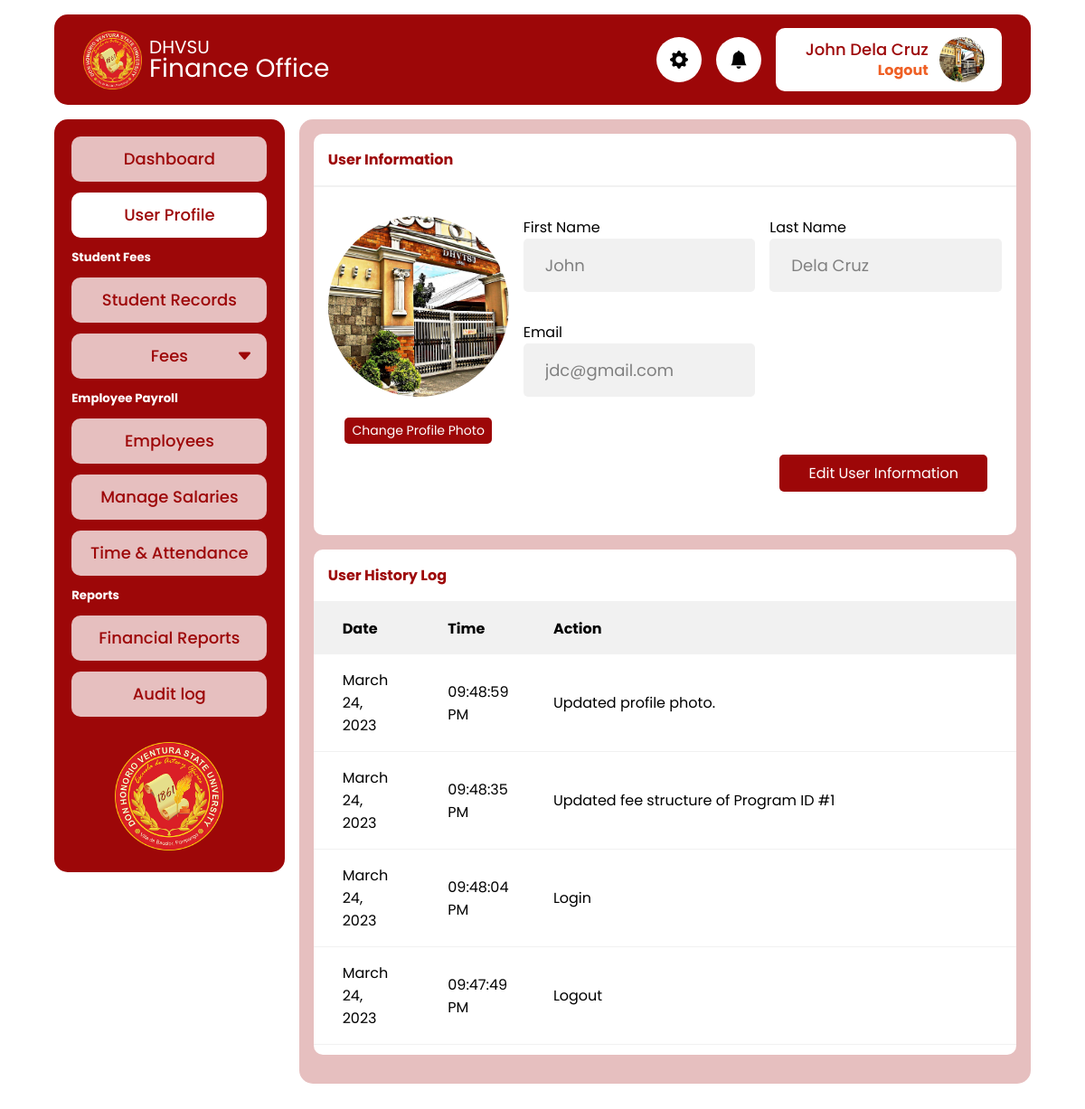
Before: /admin/profile.php (signed in) with the older database file.
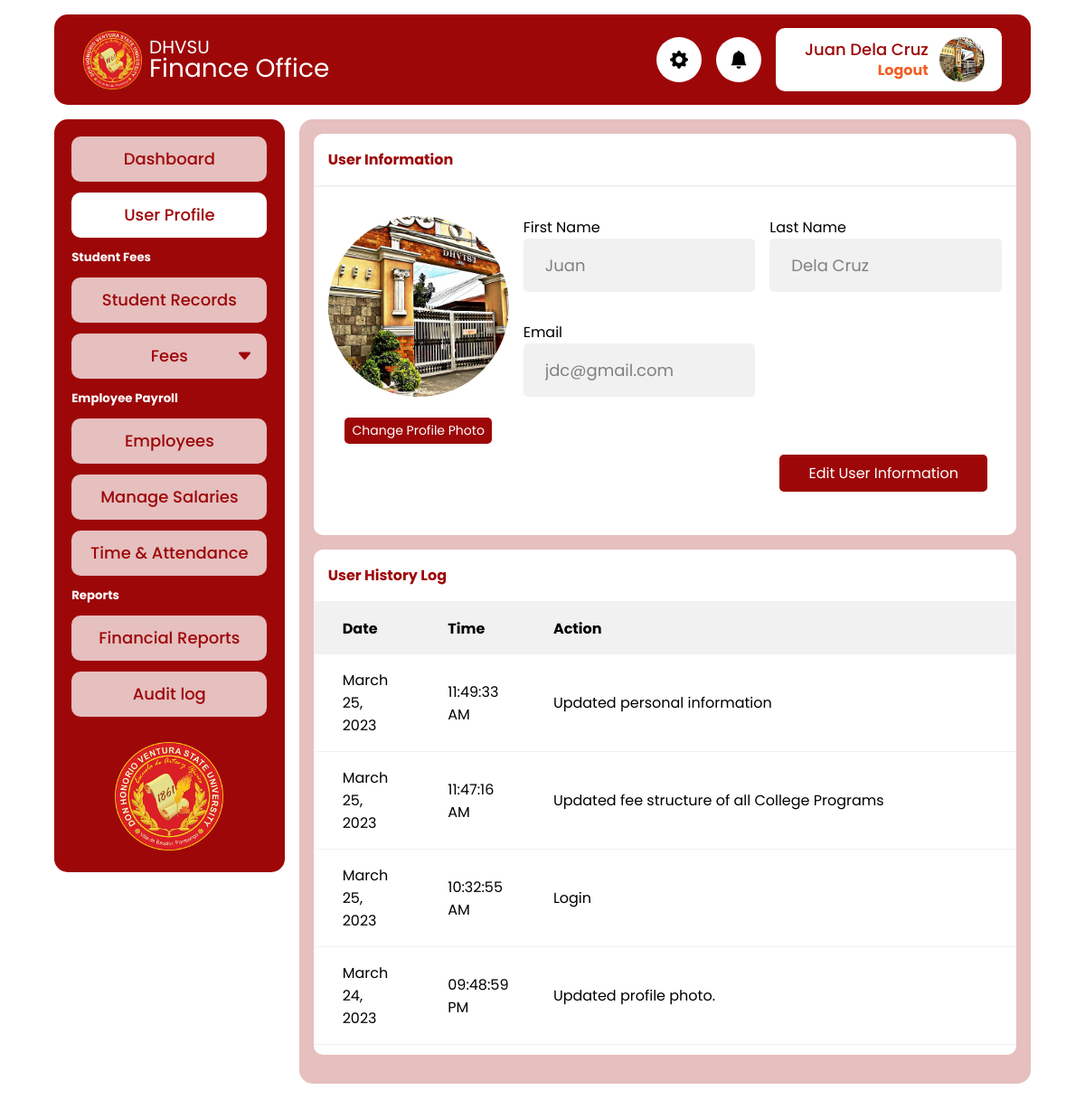
After: the same page with the newer database file.
### tables this page shows
CREATE TABLE `tbl_finance_audit_log` (
  `id` int(11) NOT NULL,
  `user_id` int(11) NOT NULL,
  `action_date` datetime NOT NULL DEFAULT current_timestamp(),
  `action_desc` text NOT NULL
);

### app/util_func.php (called while the page is built, shortened)
<?php
function fetchUserAuditLog($pdo)
{
  $user_id = $_SESSION["user"]["id"];
  $sql = "SELECT * FROM `tbl_finance_audit_log` WHERE user_id = ? ORDER BY id DESC";
  $stmt = $pdo->prepare($sql);
  $stmt->execute([$user_id]);
  if ($stmt->rowCount() > 0) {
    $data = $stmt->fetchAll();
    return $data;
  }
}

### admin/profile.php (the view, shortened to what this page needs)
<?php
require_once  './includes/header.php';
$auditLog = fetchUserAuditLog($pdo);
?>
<main>
  <div class="card">
    <div class="card-header">
      <h4>User Information</h4>
    </div>
    <div class="card-body profile">
      <div class="profile-photo-container">
        <picture class="profile-picture">
          <img srcset="<?= $_SESSION["user"]["profile_photo"] ?>" src="../assets/profile-placeholder.jpg" alt="" class="">
        </picture>
        <button type="button" class="btn btn-sm" id="change-dp-btn">Change Profile Photo</button>
      </div>
      <form action="../app/user_info_update.php" method="post">
        <div class="user-info" id="input-list">
          <div class="info">
            <label for="first_name">First Name</label>
            <input type="text" class="input-control gray" disabled value="<?= $_SESSION["user"]["first_name"] ?>" name="first_name">
          </div>
          <div class="info">
            <label for="last_name">Last Name</label>
            <input type="text" class="input-control gray" disabled value="<?= $_SESSION["user"]["last_name"] ?>" name="last_name">
          </div>
          <div class="info">
            <label for="email">Email</label>
            <input type="text" class="input-control gray" disabled value="<?= $_SESSION["user"]["email"] ?>" name="email">
          </div>
        </div>
        <div class="edit-btn-group">
          <button type="button" class="btn" id="edit-btn">Edit User Information</button>
        </div>
      </form>
    </div>
  </div>
  <div class="card">
    <div class="card-header">
      <h4>User History Log</h4>
    </div>
    <div class="card-body p-0" id="user-log">
      <div class="table-responsive">
        <table>
          <thead>
            <th>Date</th>
            <th>Time</th>
            <th style="width:70%">Action</th>
          </thead>
          <tbody>
            <?php
            foreach ($auditLog as $log) {
            ?>
              <tr>
                <td><?= date("F d, Y", strtotime($log["action_date"])) ?></td>
                <td><?= date("h:i:s A", strtotime($log["action_date"])) ?></td>
                <td><?= $log["action_desc"] ?></td>
              </tr>
            <?php
            }
            ?>
          </tbody>
        </table>
      </div>
    </div>
  </div>
</main>
<?php
require_once  './includes/footer.php'
?>

### admin/includes/header.php (shortened to what this page needs)
<?php
require '../config.php';
require '../app/util_func.php';
?>
<!DOCTYPE html>
<html lang="en">
<head>
  <link rel="stylesheet" href="../css/style.css">
  <link rel="stylesheet" href="https://cdn.jsdelivr.net/npm/bootstrap-icons@1.10.3/font/bootstrap-icons.css">
</head>
<body>
  <header class="header">
    <a href="" class="brand">
      <img src="../icon.png" alt="" class="logo">
      <div class="site-name">
        <p class="school">DHVSU</p>
        <p class="office">Finance Office</p>
      </div>
    </a>
    <div class="header-icon">
      <i class="bi bi-gear-fill"></i>
    </div>
    <div class="header-icon">
      <i class="bi bi-bell-fill"></i>
    </div>
    <div class="header-user">
      <div class="user-account">
        <a href="profile.php" class="username">
          <p><?= $_SESSION["user"]["first_name"] . " " . $_SESSION["user"]["last_name"] ?></p>
        </a>
        <a href="./logout.php" class="logout">Logout</a>
      </div>
      <img srcset="<?= $_SESSION["user"]["profile_photo"] ?>" src="../assets/profile-placeholder.jpg" alt="" class="display-photo">
    </div>
  </header>
  <div class="container">
    <div class="sidebar">
      <ul>
        <li>
          <a class="nav-link" href="dashboard.php">
            Dashboard
          </a>
        </li>
        <li>
          <a class="nav-link" href="profile.php">
            User Profile
          </a>
        </li>
      </ul>
      <h5>Student Fees</h5>
      <ul>
        <li>
          <a class="nav-link" href="students.php">
            Student Records
          </a>
        </li>
        <li>
          <button type="button" class="nav-menu-btn" href="">
            <i class="bi bi-caret-down-fill"></i>Fees
          </button>
        </li>
      </ul>
      <h5>Employee Payroll</h5>
      <ul>
        <li>
          <a class="nav-link" href="">
            Employees
          </a>
        </li>
        <li>
          <a class="nav-link" href="">
            Manage Salaries
          </a>
        </li>
        <li>
          <a class="nav-link" href="">
            Time & Attendance
          </a>
        </li>
      </ul>
      <h5>Reports</h5>
      <ul>
        <li>
          <a class="nav-link" href="">
            Financial Reports
          </a>
        </li>
        <li>
          <a class="nav-link" href="">
            Audit log
          </a>
        </li>
      </ul>
      <img src="../icon.png" class="logo" alt="">
    </div>

Changed rows visible on the page:
no longer on this page (row unchanged): tbl_finance_audit_log: action_date "March 24, 2023", action_date "09:48:35 PM", action_desc "Updated fee structure of Program ID #1"
no longer on this page (row unchanged): tbl_finance_audit_log: action_date "March 24, 2023", action_date "09:48:04 PM", action_desc "Login"
no longer on this page (row unchanged): tbl_finance_audit_log: action_date "March 24, 2023", action_date "09:47:49 PM", action_desc "Logout"
added tbl_finance_audit_log: action_date "March 25, 2023", action_date "11:49:33 AM", action_desc "Updated personal information"
added tbl_finance_audit_log: action_date "March 25, 2023", action_date "11:47:16 AM", action_desc "Updated fee structure of all College Programs"
added tbl_finance_audit_log: action_date "March 25, 2023", action_date "10:32:55 AM", action_desc "Login"
Other visible differences:
$_SESSION["user"]["first_name"]: "John" → "Juan"
form field first_name: "John" → "Juan"
